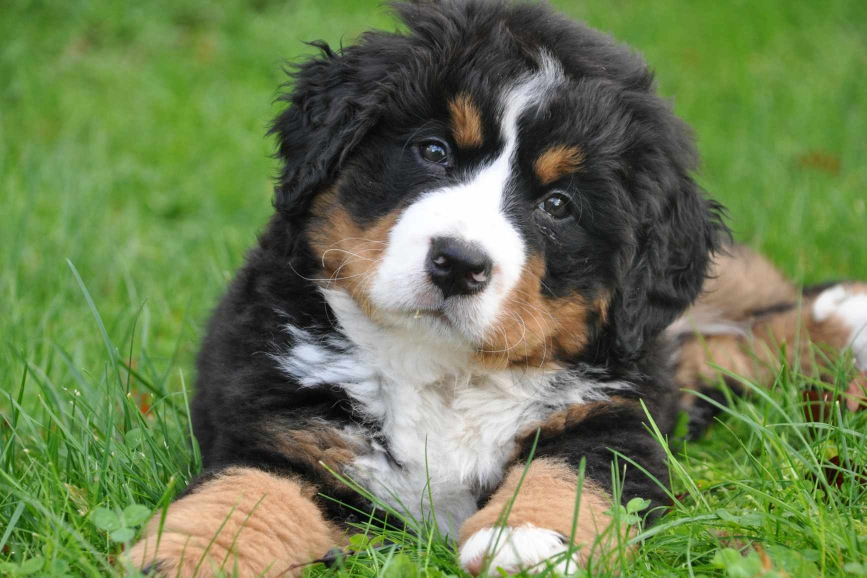
#> input picture animal-reid-service/Test-imagen/perro1.jpg, 1733 x 1155 px (shown at 1/2 size)
$ python -i visual_verification.py   (imports and definitions only)
#> lines starting #> are read from the running program, lines starting #| are printed output that depends on the picture
# ==========================================
# PAWTRACE - VISUAL VERIFICATION ENGINE
#
# Sprint 1.4.3.7.2
#
# Verificación visual clásica:
# - ORB keypoints
# - SSIM
# - Histograma HSV
# - Textura LBP
#
# IMPORTANTE:
# - No reemplaza MegaDescriptor/DINOv2.
# - Funciona como señal complementaria.
# - Esta versión reduce el peso de ORB
#   para tolerar mejor cambios de pose,
#   ángulo e iluminación.
# ==========================================

import cv2
import numpy as np
from PIL import Image
from skimage.metrics import structural_similarity
from skimage.feature import local_binary_pattern

TARGET_SIZE = 384
ORB_FEATURES = 1500
ORB_RATIO_THRESHOLD = 0.75
LBP_POINTS = 24
LBP_RADIUS = 3


def clamp01(value: float) -> float:
    return float(max(0.0, min(1.0, value)))


def pil_to_cv(image: Image.Image) -> np.ndarray:
    rgb = image.convert("RGB").resize((TARGET_SIZE, TARGET_SIZE))
    array = np.array(rgb)
    return cv2.cvtColor(array, cv2.COLOR_RGB2BGR)


def to_gray(image: np.ndarray) -> np.ndarray:
    return cv2.cvtColor(image, cv2.COLOR_BGR2GRAY)


def normalize_gray(gray: np.ndarray) -> np.ndarray:
    clahe = cv2.createCLAHE(clipLimit=2.0, tileGridSize=(8, 8))
    return clahe.apply(gray)


# [199 lines left out: functions calculate_orb_similarity, calculate_ssim, calculate_color_similarity, calculate_texture_similarity, calculate_verification_score, get_verdict and 1 more, not called in this run]

>>> from PIL import Image
>>> picture = Image.open('Test-imagen/perro1.jpg')
#> picture is the input picture: PIL image 1733x1155 RGB; mean R, G, B 106.6, 123.7, 80.2
>>> result = pil_to_cv(picture)
#> in pil_to_cv, `rgb = image.convert("RGB").resize((TARGET_SIZE, TARGET_SIZE))`:
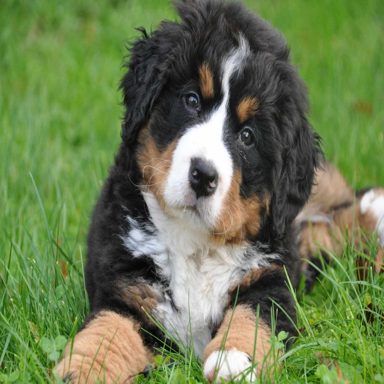
#> rgb: PIL image 384x384 RGB; mean R, G, B 106.6, 123.7, 80.2

$ run again, on animal-reid-service/Test-imagen/perro2.jpg
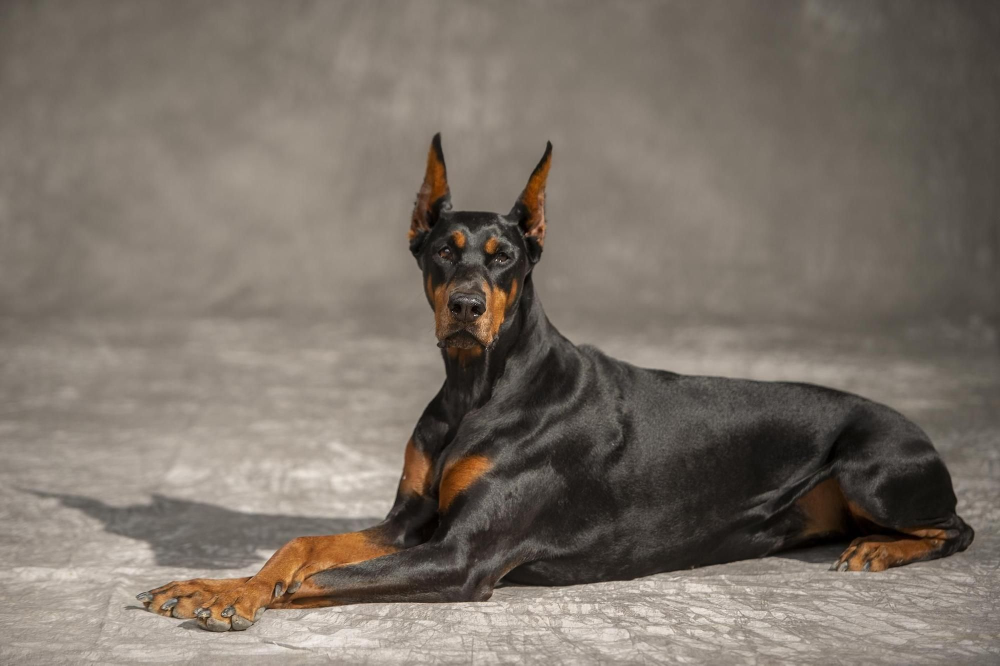
#> input picture animal-reid-service/Test-imagen/perro2.jpg, 2000 x 1331 px (shown at 1/2 size)
#> picture is the input picture: PIL image 2000x1331 RGB; mean R, G, B 123, 113.5, 103.9
#> in pil_to_cv, `rgb = image.convert("RGB").resize((TARGET_SIZE, TARGET_SIZE))`:
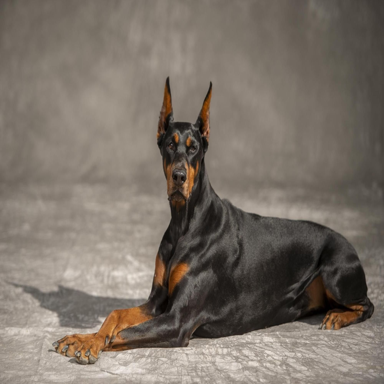
#> rgb: PIL image 384x384 RGB; mean R, G, B 123, 113.5, 103.9

$ run again, on animal-reid-service/Test-imagen/rita.jpg
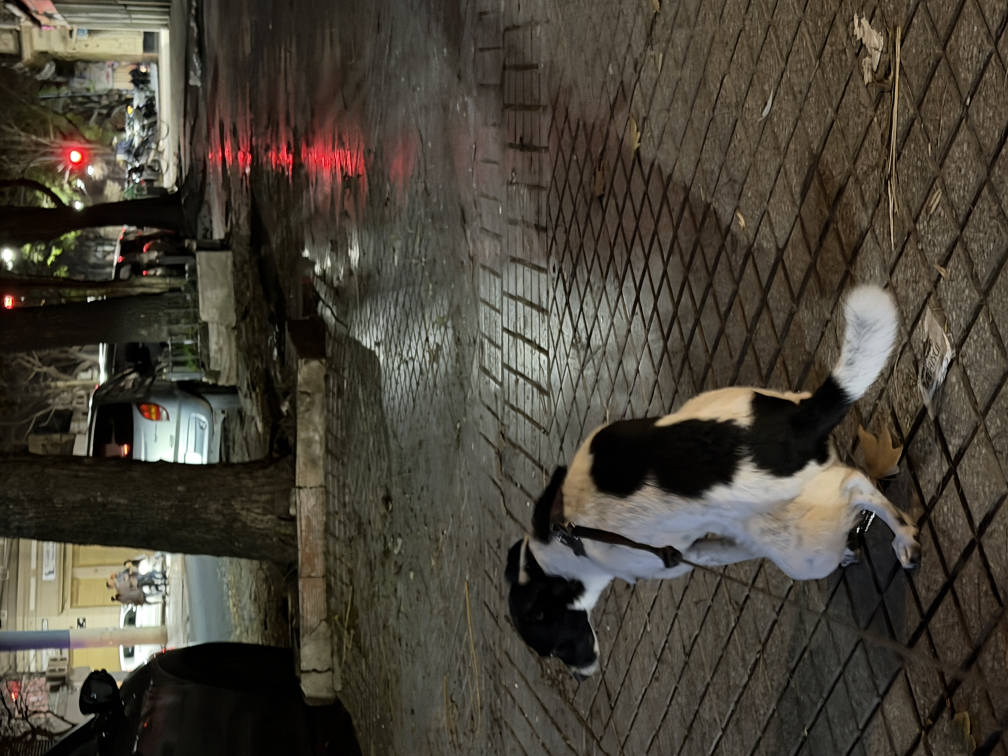
#> input picture animal-reid-service/Test-imagen/rita.jpg, 4032 x 3024 px (shown at 1/4 size)
#> picture is the input picture: PIL image 4032x3024 RGB; mean R, G, B 72.2, 66.5, 55.8
#> in pil_to_cv, `rgb = image.convert("RGB").resize((TARGET_SIZE, TARGET_SIZE))`:
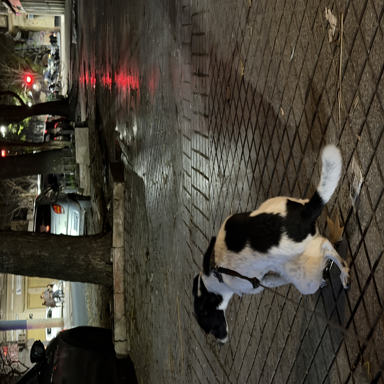
#> rgb: PIL image 384x384 RGB; mean R, G, B 72.2, 66.5, 55.8

$ run again, on animal-reid-service/Test-imagen/rita3.jpg
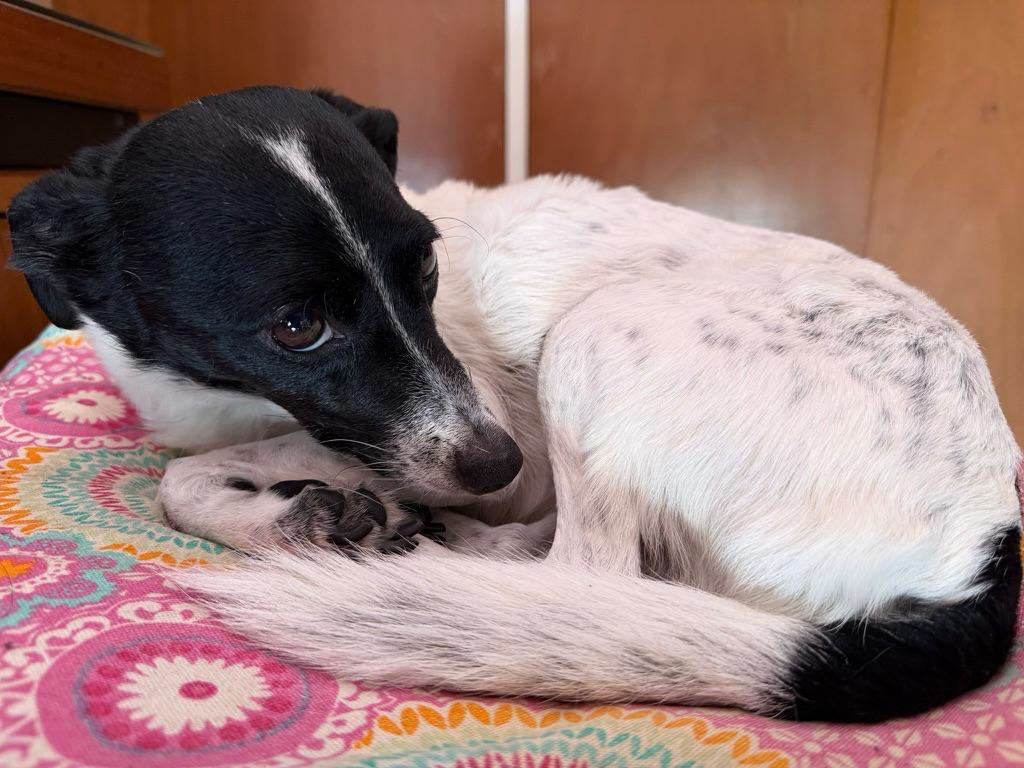
#> input picture animal-reid-service/Test-imagen/rita3.jpg, 1024 x 768 px
#> picture is the input picture: PIL image 1024x768 RGB; mean R, G, B 153.6, 123.5, 119.3
#> in pil_to_cv, `rgb = image.convert("RGB").resize((TARGET_SIZE, TARGET_SIZE))`:
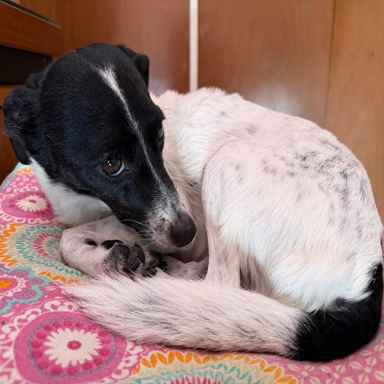
#> rgb: PIL image 384x384 RGB; mean R, G, B 153.6, 123.5, 119.3
